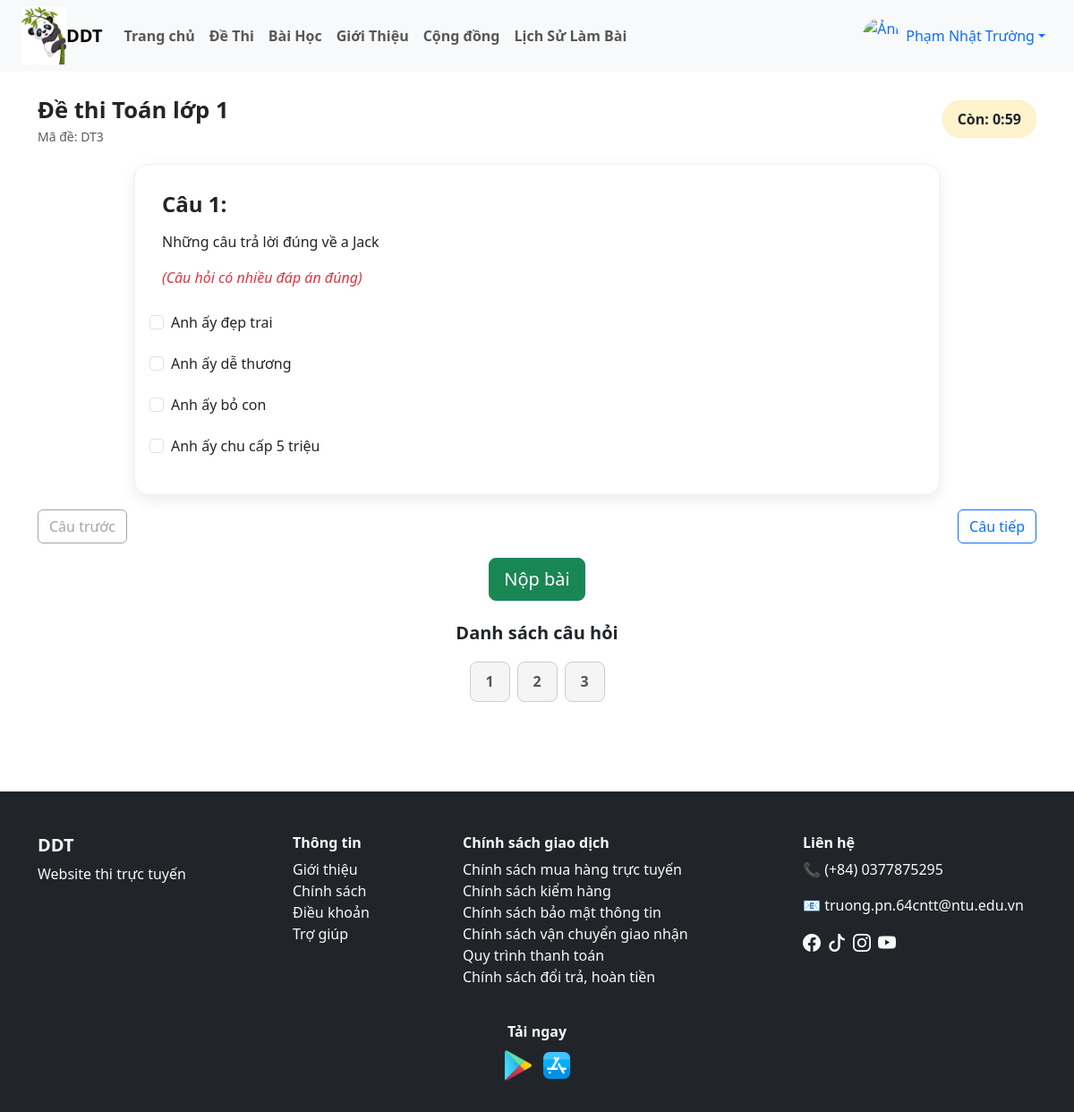
The app's page /user/thi.php?id=DT3 (signed in) with its own data.
### tables this page shows
CREATE TABLE `de_thi` (
  `id` varchar(10) NOT NULL,
  `id_danh_muc` int(11) DEFAULT NULL,
  `ten_de_thi` varchar(255) NOT NULL,
  `mo_ta` text DEFAULT NULL,
  `thoi_gian` int(11) DEFAULT NULL,
  `id_bai_hoc` varchar(10) DEFAULT NULL,
  `thang_diem` int(11) DEFAULT 10,
  `ngay_tao` datetime DEFAULT current_timestamp(),
  `trang_thai` tinyint(1) NOT NULL DEFAULT 0
);

CREATE TABLE `cau_hoi` (
  `id` varchar(10) NOT NULL,
  `id_de_thi` varchar(10) NOT NULL,
  `noi_dung` text NOT NULL,
  `hinh_anh` varchar(255) DEFAULT NULL,
  `muc_do` varchar(20) DEFAULT NULL
);

CREATE TABLE `lua_chon` (
  `id` varchar(10) NOT NULL,
  `id_cau_hoi` varchar(10) NOT NULL,
  `noi_dung` text NOT NULL,
  `dung_sai` tinyint(1) DEFAULT 0
);

### user/thi.php (the view, shortened to what this page needs)
<?php
include("./header.php");
$id_de_thi = $_GET['id'];
$dt = mysqli_fetch_assoc(mysqli_query($dbc,
    "SELECT * FROM de_thi WHERE id = '$id_de_thi'"
));
$result_q = mysqli_query($dbc,
    "SELECT * FROM cau_hoi WHERE id_de_thi = '$id_de_thi'ORDER BY RAND()"
);
?>
<div class="container my-4">
    <div class="exam-header">
        <div>
            <div class="exam-title"><?= $dt['ten_de_thi'] ?></div>
            <div class="text-muted small">Mã đề: <?= $dt['id'] ?></div>
        </div>
        <div class="exam-timer">
            Còn: <span id="time"></span>
        </div>
    </div>
    <form action="nop_bai.php" method="POST" id="examForm">
        <div class="exam-container">
            <?php
            $stt = 1;
            while ($q = mysqli_fetch_assoc($result_q)):
                $row_dung = mysqli_fetch_assoc(mysqli_query($dbc, "
                    SELECT COUNT(*) AS so_dung
                    FROM lua_chon
                    WHERE id_cau_hoi = '{$q['id']}'
                      AND dung_sai = 1
                "));
                $la_nhieu = ($row_dung['so_dung'] > 1);
                $input_type = $la_nhieu ? 'checkbox' : 'radio';
                $input_name = $la_nhieu
                    ? "cau_hoi[{$q['id']}][]"
                    : "cau_hoi[{$q['id']}]";
            ?>
            <div class="exam-question" data-index="<?= $stt ?>">
                <h4>Câu <?= $stt ?>:</h4>
                <p><?= $q['noi_dung'] ?></p>
                <?php if ($la_nhieu): ?>
                <p class="text-danger fst-italic">(Câu hỏi có nhiều đáp án đúng)</p>
                <?php endif; ?>
                <?php
                $result_lc = mysqli_query($dbc, "
                    SELECT * FROM lua_chon
                    WHERE id_cau_hoi = '{$q['id']}'
                    ORDER BY id
                ");
                while ($lc = mysqli_fetch_assoc($result_lc)):
                ?>
                <div class="form-check exam-option">
                    <input class="form-check-input answer-input" type="<?= $input_type ?>" name="<?= $input_name ?>"
                        value="<?= $lc['id'] ?>" id="lc_<?= $lc['id'] ?>">
                    <label class="form-check-label" for="lc_<?= $lc['id'] ?>">
                        <?= $lc['noi_dung'] ?>
                    </label>
                </div>
                <?php endwhile; ?>
            </div>
            <?php $stt++; endwhile; ?>
        </div>
        <div class="d-flex justify-content-between my-3">
            <button type="button" class="btn btn-outline-secondary" id="prevBtn"> Câu trước</button>
            <button type="button" class="btn btn-outline-primary" id="nextBtn">Câu tiếp </button>
        </div>
        <div class="text-center">
            <button class="btn btn-success btn-lg w-40" type="submit">
                Nộp bài
            </button>
        </div>
        <h5 class="mt-4 fw-bold text-center">Danh sách câu hỏi</h5>
        <div class="question-list">
            <?php for ($i = 1; $i < $stt; $i++): ?>
            <div class="q-item unanswered" id="q_item_<?= $i ?>" onclick="goToQuestion(<?= $i ?>)">
                <?= $i ?>
            </div>
            <?php endfor; ?>
        </div>
    </form>
</div>
<?php include("./footer.php"); ?>

### user/CSS/style_user.css (style rules this page uses)
.exam-container { max-width: 900px; margin: auto; }
.exam-question { display: none; padding: 30px; border-radius: 16px; background: #fff; box-shadow: 0 6px 18px rgba(0, 0, 0, .08); border: 1px solid #eef1f7; }
.exam-question.active { display: block; }
.exam-question h4 { font-weight: 700; margin-bottom: 15px; }
.exam-option { padding: 10px; border-radius: 8px; }
.exam-header { display: flex; justify-content: space-between; align-items: center; margin-bottom: 20px; }
.exam-title { font-size: 1.6rem; font-weight: 700; }
.exam-timer { background: #fff3cd; padding: 8px 16px; border-radius: 20px; font-weight: 600; border: 1px solid #ffeeba; }
.question-list { display: flex; flex-wrap: wrap; gap: 8px; margin-top: 20px; justify-content: center; }
.q-item { width: 45px; height: 45px; border-radius: 8px; display: flex; justify-content: center; align-items: center; font-weight: 600; cursor: pointer; user-select: none; border: 1px solid #ccc; }
.q-item.unanswered { background: #f5f5f5; color: #555; }

### records on screen
de_thi: ten_de_thi "Đề thi Toán lớp 1", id "DT3"
cau_hoi: noi_dung "Những câu trả lời đúng về a Jack"
lua_chon: noi_dung "Anh ấy đẹp trai"
lua_chon: noi_dung "Anh ấy dễ thương"
lua_chon: noi_dung "Anh ấy bỏ con"
lua_chon: noi_dung "Anh ấy chu cấp 5 triệu"

### other values on screen
$_SESSION['ho_ten'] "Phạm Nhật Trường"
